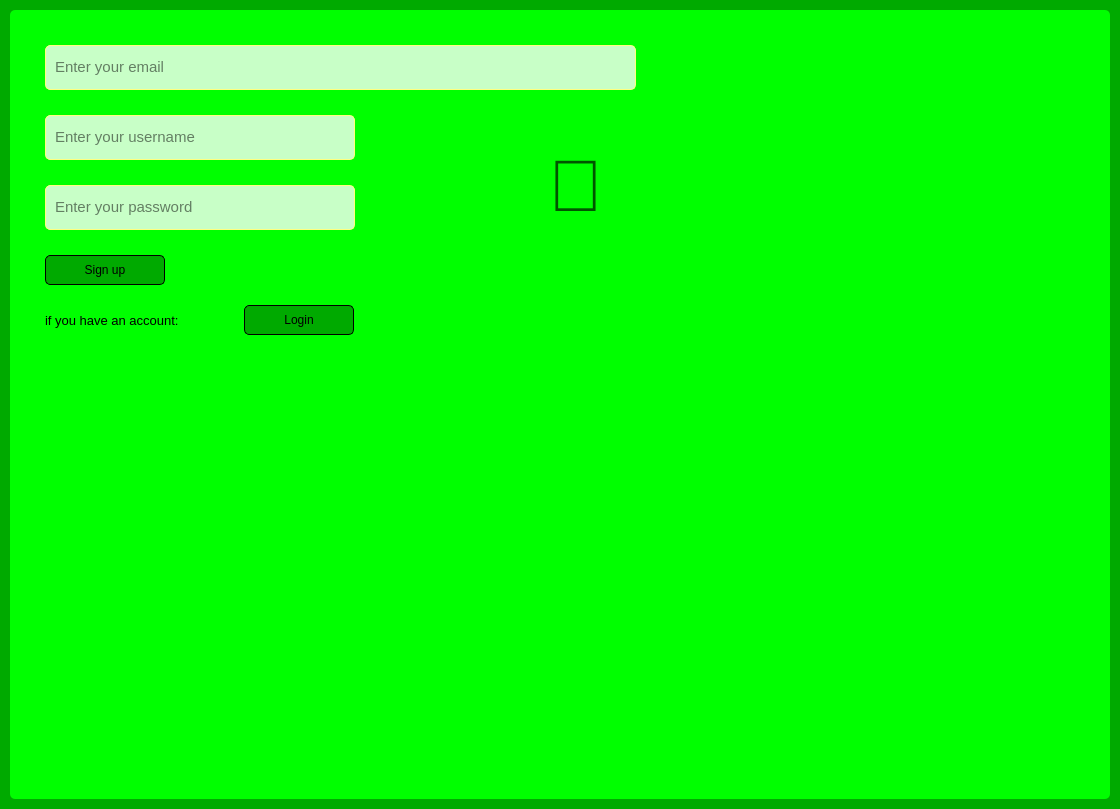
<?xml version="1.0" encoding="UTF-8"?>
<ui version="4.0">
 <class>Form</class>
 <widget class="QWidget" name="Form">
  <property name="geometry">
   <rect>
    <x>0</x>
    <y>0</y>
    <width>1120</width>
    <height>809</height>
   </rect>
  </property>
  <property name="windowTitle">
   <string>Form</string>
  </property>
  <property name="styleSheet">
   <string notr="true">background-color: rgb(0, 170, 0);</string>
  </property>
  <widget class="QWidget" name="widget" native="true">
   <property name="geometry">
    <rect>
     <x>10</x>
     <y>10</y>
     <width>1100</width>
     <height>789</height>
    </rect>
   </property>
   <property name="styleSheet">
    <string notr="true">background-color: rgb(0, 255, 0);
border-radius:5px;</string>
   </property>
   <widget class="QLineEdit" name="username_line">
    <property name="geometry">
     <rect>
      <x>35</x>
      <y>105</y>
      <width>310</width>
      <height>45</height>
     </rect>
    </property>
    <property name="font">
     <font>
      <pointsize>11</pointsize>
     </font>
    </property>
    <property name="styleSheet">
     <string notr="true">background-color: rgb(200, 255, 199);
color: rgb(0, 0, 0);
border: 1px solid rgb(255, 255, 127);
padding-left:7px;
padding-bottom:2px;</string>
    </property>
    <property name="placeholderText">
     <string notr="true">Enter your username</string>
    </property>
   </widget>
   <widget class="QLineEdit" name="password_line">
    <property name="geometry">
     <rect>
      <x>35</x>
      <y>175</y>
      <width>310</width>
      <height>45</height>
     </rect>
    </property>
    <property name="font">
     <font>
      <pointsize>11</pointsize>
     </font>
    </property>
    <property name="styleSheet">
     <string notr="true">background-color: rgb(200, 255, 199);
color: rgb(0, 0, 0);
border: 1px solid rgb(255, 255, 127);
padding-left:7px;
padding-bottom:2px;</string>
    </property>
    <property name="echoMode">
     <enum>QLineEdit::Password</enum>
    </property>
    <property name="placeholderText">
     <string notr="true">Enter your password</string>
    </property>
   </widget>
   <widget class="QPushButton" name="signup_button">
    <property name="geometry">
     <rect>
      <x>35</x>
      <y>245</y>
      <width>120</width>
      <height>30</height>
     </rect>
    </property>
    <property name="font">
     <font>
      <pointsize>9</pointsize>
      <weight>50</weight>
      <italic>false</italic>
      <bold>false</bold>
      <underline>false</underline>
      <strikeout>false</strikeout>
     </font>
    </property>
    <property name="styleSheet">
     <string notr="true">QPushButton#signup_button{
background-color: rgb(0, 170, 0);
border: 1px solid rgb(0, 0, 0);
}
QPushButton#signup_button:pressed{
background-color: rgb(120, 170, 0);
}</string>
    </property>
    <property name="text">
     <string>Sign up</string>
    </property>
   </widget>
   <widget class="QLabel" name="logo">
    <property name="geometry">
     <rect>
      <x>510</x>
      <y>120</y>
      <width>111</width>
      <height>111</height>
     </rect>
    </property>
    <property name="font">
     <font>
      <pointsize>55</pointsize>
      <weight>75</weight>
      <bold>true</bold>
     </font>
    </property>
    <property name="styleSheet">
     <string notr="true">color:rgb(0, 85, 0)</string>
    </property>
    <property name="text">
     <string></string>
    </property>
    <property name="alignment">
     <set>Qt::AlignCenter</set>
    </property>
    <property name="margin">
     <number>0</number>
    </property>
   </widget>
   <widget class="QLineEdit" name="email_line">
    <property name="geometry">
     <rect>
      <x>35</x>
      <y>35</y>
      <width>591</width>
      <height>45</height>
     </rect>
    </property>
    <property name="font">
     <font>
      <pointsize>11</pointsize>
     </font>
    </property>
    <property name="styleSheet">
     <string notr="true">background-color: rgb(200, 255, 199);
color: rgb(0, 0, 0);
border: 1px solid rgb(255, 255, 127);
padding-left:7px;
padding-bottom:2px;</string>
    </property>
    <property name="placeholderText">
     <string notr="true">Enter your email</string>
    </property>
   </widget>
   <widget class="QLabel" name="login_question">
    <property name="geometry">
     <rect>
      <x>35</x>
      <y>300</y>
      <width>191</width>
      <height>20</height>
     </rect>
    </property>
    <property name="font">
     <font>
      <pointsize>10</pointsize>
     </font>
    </property>
    <property name="text">
     <string>if you have an account:</string>
    </property>
   </widget>
   <widget class="QPushButton" name="login_button">
    <property name="geometry">
     <rect>
      <x>234</x>
      <y>295</y>
      <width>110</width>
      <height>30</height>
     </rect>
    </property>
    <property name="font">
     <font>
      <pointsize>9</pointsize>
      <weight>50</weight>
      <italic>false</italic>
      <bold>false</bold>
      <underline>false</underline>
      <strikeout>false</strikeout>
     </font>
    </property>
    <property name="styleSheet">
     <string notr="true">QPushButton#login_button{
background-color: rgb(0, 170, 0);
border: 1px solid rgb(0, 0, 0);
}
QPushButton#login_button:pressed{
background-color: rgb(120, 170, 0);
}</string>
    </property>
    <property name="text">
     <string>Login</string>
    </property>
   </widget>
  </widget>
 </widget>
 <resources/>
 <connections/>
</ui>
